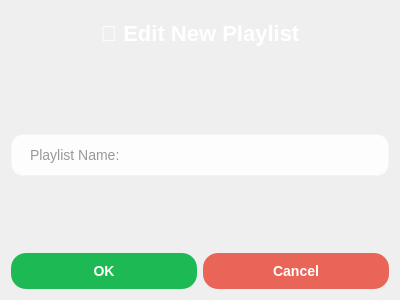
<?xml version="1.0" encoding="UTF-8"?>
<ui version="4.0">
 <class>EditPlaylistDialog</class>
 <widget class="QDialog" name="EditPlaylistDialog">
  <property name="geometry">
   <rect>
    <x>0</x>
    <y>0</y>
    <width>400</width>
    <height>300</height>
   </rect>
  </property>
  <property name="windowTitle">
   <string>Dialog</string>
  </property>
  <property name="styleSheet">
   <string notr="true">QDialog#EditPlaylistDialog {
    background-color: qlineargradient(
        x1: 0, y1: 0, x2: 1, y2: 1,
        stop: 0 #1DB954,
        stop: 1 #191414
    );
}</string>
  </property>
  <layout class="QVBoxLayout" name="verticalLayout_2">
   <item>
    <layout class="QVBoxLayout" name="verticalLayout">
     <item>
      <widget class="QLabel" name="titleLabel">
       <property name="styleSheet">
        <string notr="true">QLabel#titleLabel {
    font-size: 22px;
    font-weight: bold;
    color: white;
    padding: 10px;
}</string>
       </property>
       <property name="text">
        <string>🎵 Edit New Playlist</string>
       </property>
       <property name="alignment">
        <set>Qt::AlignmentFlag::AlignCenter</set>
       </property>
      </widget>
     </item>
     <item>
      <spacer name="verticalSpacer">
       <property name="orientation">
        <enum>Qt::Orientation::Vertical</enum>
       </property>
       <property name="sizeHint" stdset="0">
        <size>
         <width>20</width>
         <height>40</height>
        </size>
       </property>
      </spacer>
     </item>
     <item>
      <widget class="QLineEdit" name="nameEdit">
       <property name="styleSheet">
        <string notr="true">QLineEdit#nameEdit {
    background-color: rgba(255, 255, 255, 0.9);
    border: 2px solid rgba(255, 255, 255, 0.3);
    border-radius: 12px;
    padding: 10px 15px;
    font-size: 14px;
    color: #333;
}
QLineEdit#nameEdit:focus {
    border: 2px solid #1DB954;
}
QLineEdit#nameEdit::placeholder {
    color: #999;
}</string>
       </property>
       <property name="placeholderText">
        <string>Playlist Name:</string>
       </property>
      </widget>
     </item>
     <item>
      <spacer name="verticalSpacer_2">
       <property name="orientation">
        <enum>Qt::Orientation::Vertical</enum>
       </property>
       <property name="sizeHint" stdset="0">
        <size>
         <width>20</width>
         <height>40</height>
        </size>
       </property>
      </spacer>
     </item>
     <item>
      <layout class="QHBoxLayout" name="horizontalLayout">
       <item>
        <widget class="QPushButton" name="okButton">
         <property name="cursor">
          <cursorShape>PointingHandCursor</cursorShape>
         </property>
         <property name="styleSheet">
          <string notr="true">QPushButton#okButton {
    background-color: #1DB954;
    color: white;
    border: none;
    border-radius: 15px;
    padding: 10px 30px;
    font-weight: bold;
    font-size: 14px;
}
QPushButton#okButton:hover {
    background-color: #1ed760;
}
QPushButton#okButton:pressed {
    background-color: #1aa34a;
}</string>
         </property>
         <property name="text">
          <string>OK</string>
         </property>
        </widget>
       </item>
       <item>
        <widget class="QPushButton" name="cancelButton">
         <property name="cursor">
          <cursorShape>PointingHandCursor</cursorShape>
         </property>
         <property name="styleSheet">
          <string notr="true">QPushButton#cancelButton {
    background-color: rgba(231, 76, 60, 0.85);
    color: white;
    border: none;
    border-radius: 15px;
    padding: 10px 30px;
    font-weight: bold;
    font-size: 14px;
}
QPushButton#cancelButton:hover {
    background-color: rgba(231, 76, 60, 1.0);
}
QPushButton#cancelButton:pressed {
    background-color: rgba(192, 57, 43, 1.0);
}</string>
         </property>
         <property name="text">
          <string>Cancel</string>
         </property>
        </widget>
       </item>
      </layout>
     </item>
    </layout>
   </item>
  </layout>
 </widget>
 <resources/>
 <connections/>
</ui>
